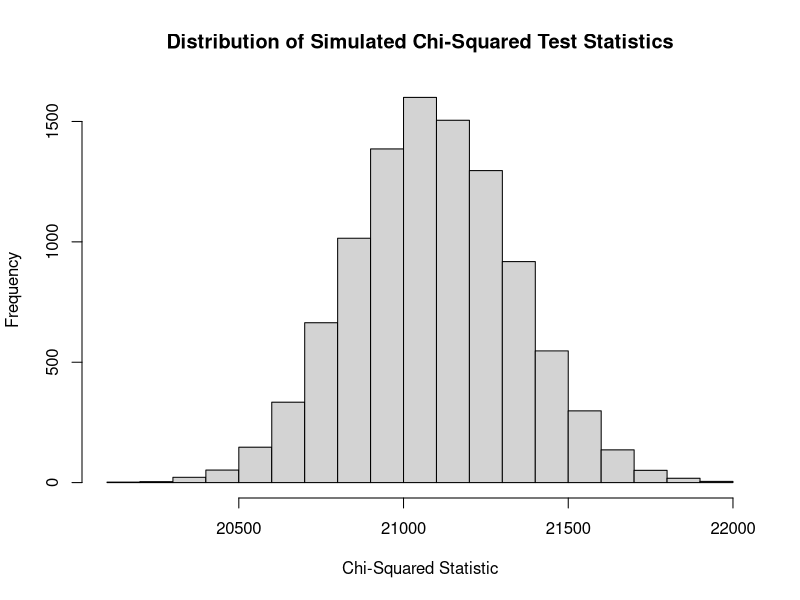

Recreate this plot in R.
## ---- chunk 1
#observed
o <- c(254, 96)
#expected
e <- c(263, 87)

chi_square <- chisq.test(o, p=e/sum(e))
print(chi_square)
## ---- chunk 2
n <- 10000
sample_size <- 350
ratio <- c(3, 1)
o <- c(254, 96)

test <- length(n)

for (i in 1:n) {
  data <- rmultinom(n, sample_size, ratio)
  chi <- sum((data - o)^2 / e)
  test[i] <- chi
  
}

print(test)

hist(test, main = "Distribution of Simulated Chi-Squared Test Statistics", xlab = "Chi-Squared Statistic")

observed_chi <- sum((o - e)^2 / e)

abline(v = observed_chi, col = "red", lwd = 2)

p_value <- mean(test >= observed_chi)

p_value

## ---- chunk 3
p_value <- mean(test >= observed_chi)
p_value
